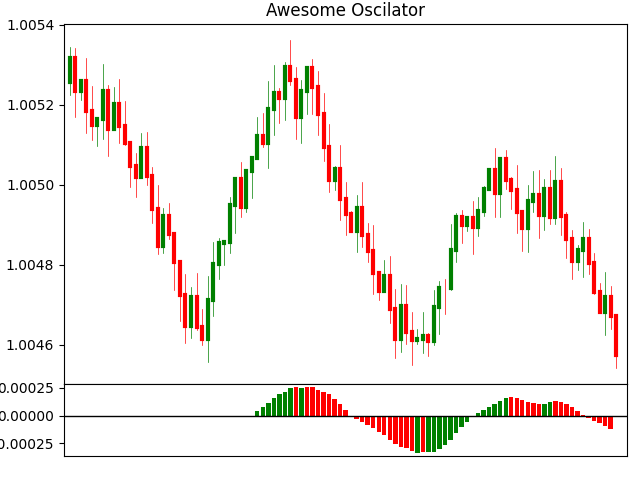

Reproduce this figure in Python.
import matplotlib.pyplot as plt
from datetime import datetime,timedelta
import numpy as np
import pandas as pd
import random
import indicator as indi

class Awesome:
    def __init__(self):
        self.n=100
        self.fig=plt.figure()
        self.title='Awesome Oscilator'
        self.calc_type='pandas'   #'dict' or 'pandas'
        self.indi=indi

    def set_variables(self):
        variables=['time','open','high','low','close']
        var={i:[] for i in variables}
        return var

    def print_data(self,var):
        print(len(var['time']),var['time'][-1],f"O:{var['open'][-1]:.5f}",f"H:{var['high'][-1]:.5f}"
              f"L:{var['low'][-1]:.5f}",f"C:{var['close'][-1]:.5f}")

    def get_data(self,var):
        for i in range(self.n):
            t=(datetime.now()+timedelta(minutes=i)).strftime('%d-%m-%Y %H:%M:%S')
            var['time'].append(t)

            if len(var['open'])==0:
                var['open'].append(random.uniform(1,1.2))
                up_close=var['open'][-1]*(1+0.0001)
                down_close=var['open'][-1]*(1-0.0001)
                var['close'].append(random.uniform(down_close,up_close))
            else:
                var['open'].append(var['close'][-1])
                up_close=var['open'][-1]*(1+0.0001)
                down_close=var['open'][-1]*(1-0.0001)
                var['close'].append(random.uniform(down_close,up_close))
        
            if var['open'][-1]<var['close'][-1]:
                price1=var['close'][-1]
                price2=var['open'][-1]
            elif var['open'][-1]>var['close'][-1]:
                price1=var['open'][-1]
                price2=var['close'][-1]
            high=random.uniform(price1,price1*(1+0.00007))
            low=random.uniform(price2,price2*(1-0.00007))
            var['high'].append(high)
            var['low'].append(low)

            #AO:
            if self.calc_type=='dict':
                self.indi.awesome_dict(5,34,var)

            self.print_data(var)

        if self.calc_type=='pandas':
            self.indi.awesome_pandas(5,34,var)

    def plot_data(self,var):
        self.fig.subplots_adjust(top=0.95,bottom=0.05,right=0.98,left=0.1,hspace=0,wspace=0)
        ax=self.fig.add_gridspec(6,1)
        ax1=self.fig.add_subplot(ax[0:5,:])
        ax2=self.fig.add_subplot(ax[5:6,:])

        ax1.clear()
        ax1.set_xticks([])
        ax1.set_title(self.title)
        ax1.set_xlim(-1,101)

        for i in range(len(var['time'])):
            if var['open'][i]>var['close'][i]:
                ccolor='r'
            elif var['open'][i]<var['close'][i]:
                ccolor='g'
            else:
                ccolor='gray'
            ax1.plot([var['time'][i]]*2,[var['open'][i],var['close'][i]],c=ccolor,lw=3)
            ax1.plot([var['time'][i]]*2,[var['high'][i],var['low'][i]],c=ccolor,lw=0.5)

        #PLOT AO:
        ax2.clear()
        ax2.set_xticks([])
        ax2.set_xlim(-1,101)
        ax2.axhline(y=0,lw=1,color='black')

        for i in range(len(var['ao'])):
            if i==len(var['ao'])-1:
                break
            if var['ao'][i+1]>var['ao'][i]:
                ccolor='green'
            elif var['ao'][i+1]<var['ao'][i]:
                ccolor='red'
            else:
                ccolor='gray'
            ax2.bar(var['time'][i],var['ao'][i],color=ccolor)

        plt.show()

obj=Awesome()
var=obj.set_variables()
obj.get_data(var)
obj.plot_data(var)
